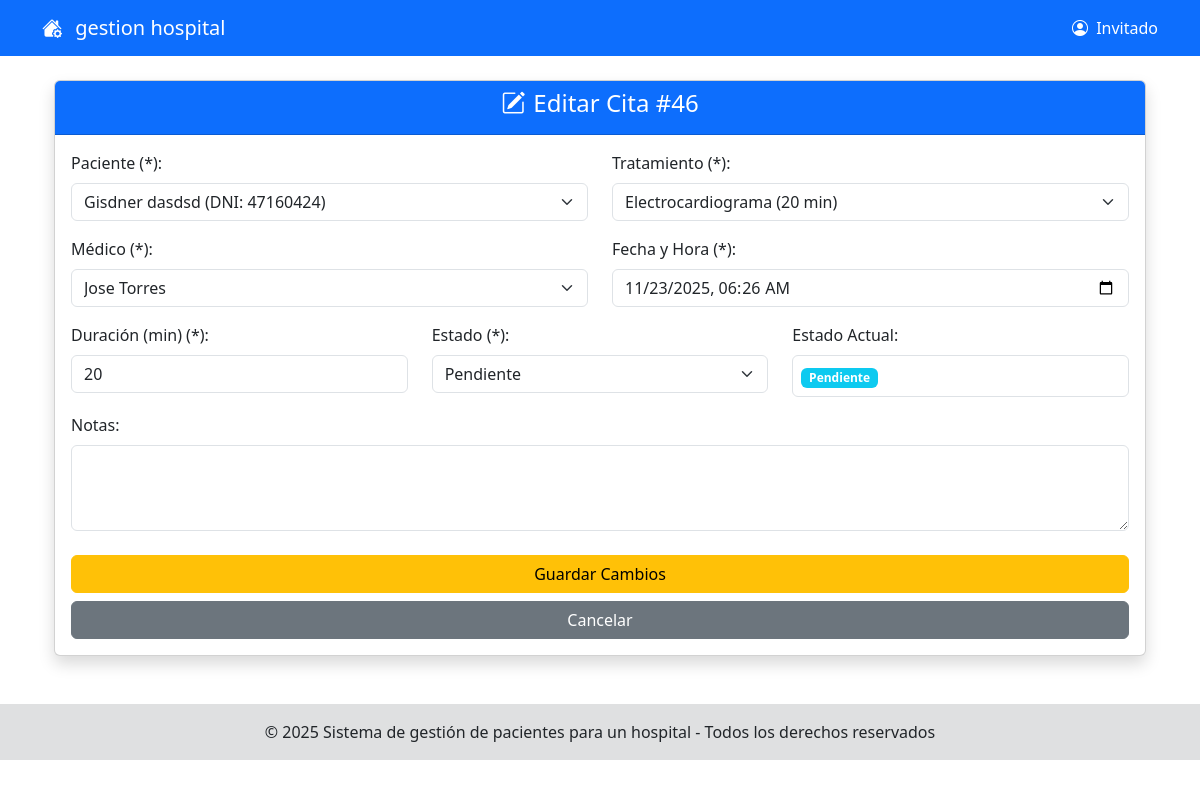
Screenshot of /modeloRol/recepcion/gestionProgramarCitas/editarCitas/indexEditarCitas.php?id=46 with the database file from the repository.
### tables this page shows
CREATE TABLE `citas` (
  `id_cita` int(11) NOT NULL,
  `id_paciente` int(11) NOT NULL,
  `id_tratamiento` int(11) NOT NULL,
  `id_medico` int(11) DEFAULT NULL,
  `fecha_hora` datetime NOT NULL,
  `duracion` int(11) DEFAULT 30 COMMENT 'Duración en minutos',
  `estado` enum('Pendiente','Confirmada','Completada','Cancelada','No asistió') DEFAULT 'Pendiente',
  `notas` text DEFAULT NULL,
  `recordatorio_enviado` tinyint(1) DEFAULT 0,
  `creado_en` timestamp NOT NULL DEFAULT current_timestamp(),
  `creado_por` int(11) DEFAULT NULL COMMENT 'ID del usuario que creó la cita'
);

CREATE TABLE `tratamientos` (
  `id_tratamiento` int(11) NOT NULL,
  `nombre` varchar(50) NOT NULL,
  `id_especialidad` int(11) DEFAULT NULL,
  `descripcion` text DEFAULT NULL,
  `duracion_estimada` int(11) DEFAULT NULL COMMENT 'Duración en minutos',
  `costo` decimal(10,2) NOT NULL,
  `requisitos` text DEFAULT NULL,
  `activo` tinyint(1) DEFAULT 1,
  `creado_en` timestamp NOT NULL DEFAULT current_timestamp()
);

### modeloRol/recepcion/gestionProgramarCitas/editarCitas/indexEditarCitas.php (called while the page is built)
<?php
include_once('./formEditarCitas.php');
$obj = new formEditarCitas();
$obj->formEditarCitasShow();
?>

### modelo/CitasDAO.php (called while the page is built, shortened)
<?php
include_once('conexion.php');
class CitasDAO
{
    private $connection;
    public function __construct()
    {
        $this->connection = Conexion::getInstancia()->getConnection();
    }
    public function obtenerCitaPorId($idCita)
    {
        $sql = "SELECT * FROM citas WHERE id_cita = ?";
        $stmt = $this->connection->prepare($sql);
        $stmt->bind_param("i", $idCita);
        $stmt->execute();
        $resultado = $stmt->get_result();
        $cita = $resultado->fetch_assoc();
        return $cita;
    }
}
class EntidadesDAO
{
    private $connection;
    public function __construct()
    {
        $this->connection = Conexion::getInstancia()->getConnection();
    }
    public function obtenerTratamientosActivos()
    {
        $sql = "SELECT id_tratamiento, nombre, duracion_estimada FROM tratamientos WHERE activo = 1";
        $resultado = $this->connection->query($sql);
        return $resultado ? $resultado->fetch_all(MYSQLI_ASSOC) : [];
    }
    public function obtenerMedicosDisponibles()
    {
        $sql = "SELECT m.id_medico, CONCAT(u.nombre, ' ', u.apellido_paterno) AS nombre_completo
                FROM medicos m
                JOIN usuarios u ON m.id_usuario = u.id_usuario
                WHERE u.activo = 1
                ORDER BY u.apellido_paterno, u.nombre";
        $resultado = $this->connection->query($sql);
        return $resultado ? $resultado->fetch_all(MYSQLI_ASSOC) : [];
    }
public function obtenerPacientesDisponibles()
{
    $sql = "SELECT p.id_paciente, p.dni, CONCAT(u.nombre, ' ', u.apellido_paterno) AS nombre_completo
            FROM pacientes p
            JOIN usuarios u ON p.id_usuario = u.id_usuario
            WHERE u.activo = 1
            ORDER BY u.apellido_paterno, u.nombre";
    $resultado = $this->connection->query($sql);
    return $resultado ? $resultado->fetch_all(MYSQLI_ASSOC) : [];
}
}
?>

### modelo/conexion.php (called while the page is built, shortened)
<?php
class Conexion
{
    private static $instancia = null;
    private $connection;
    private $host = 'localhost';
    private $user = 'root';
    private $pass = '';
    private $dbName = 'opipitaltrabajo';
    private function __construct()
    {
        $this->connection = new mysqli($this->host, $this->user, $this->pass, $this->dbName);
        $this->connection->set_charset("utf8");
    }
    public static function getInstancia()
    {
        if (self::$instancia === null) {
            self::$instancia = new Conexion();
        }
        return self::$instancia;
    }
    public function getConnection()
    {
        return $this->connection;
    }
}
?>

### modeloRol/recepcion/gestionProgramarCitas/editarCitas/formEditarCitas.php (the view, shortened to what this page needs)
<?php
include_once('../../../../shared/pantalla.php');
include_once('../../../../modelo/CitasDAO.php');
class PendienteState implements CitaDisplayState {
    public function getBadgeClass(): string { return 'badge bg-info'; }
    public function getHeaderClass(): string { return 'bg-primary'; }
}
class CitaStateContext {
    private CitaDisplayState $state;
    public function __construct(string $estado) {
        switch ($estado) {
            default:
                $this->state = new PendienteState();
                break;
        }
    }
    public function getBadge(string $estado): string {
        return '<span class="' . $this->state->getBadgeClass() . '">' . htmlspecialchars($estado) . '</span>';
    }
    public function getHeaderColor(): string {
        return $this->state->getHeaderClass();
    }
}
class formEditarCitas extends pantalla
{
    public function formEditarCitasShow()
    {
        $idCita = $_GET['id'] ?? null;
        $objCita = new CitasDAO();
        $objEntidad = new EntidadesDAO();
        $cita = $objCita->obtenerCitaPorId($idCita);
        $pacientes = $objEntidad->obtenerPacientesDisponibles();
        $tratamientos = $objEntidad->obtenerTratamientosActivos();
        $medicos = $objEntidad->obtenerMedicosDisponibles();
        $this->renderFormulario($cita, $pacientes, $tratamientos, $medicos);
    }
    protected function renderFormulario($cita, $pacientes, $tratamientos, $medicos)
    {
        $fechaHoraLocal = date('Y-m-d\TH:i', strtotime($cita['fecha_hora']));
        $estados = ['Pendiente', 'Confirmada', 'Completada', 'Cancelada', 'No asistió'];
        $iteratorEstados = new AuxiliarIterator($estados);
        $stateContext = new CitaStateContext($cita['estado']);
?>
<div class="container mt-4">
    <div class="card shadow">
        <div class="card-header <?php echo $stateContext->getHeaderColor(); ?> text-white text-center">
            <h4><i class="bi bi-pencil-square me-2"></i>Editar Cita #<?php echo htmlspecialchars($cita['id_cita']); ?></h4>
        </div>
        <div class="card-body">
            <form action="./getEditarCitas.php" method="POST">
                <div class="row">
                    <div class="col-md-6 mb-3">
                        <label for="idPaciente" class="form-label">Paciente (*):</label>
                        <select class="form-select" id="idPaciente" name="idPaciente" required>
                            <?php foreach ($pacientes as $p) { ?>
                                <option value="<?php echo htmlspecialchars($p['id_paciente']); ?>" <?php echo ($cita['id_paciente'] == $p['id_paciente']) ? 'selected' : ''; ?>>
                                    <?php echo htmlspecialchars($p['nombre_completo'] . ' (DNI: ' . $p['dni'] . ')'); ?>
                                </option>
                            <?php } ?>
                        </select>
                    </div>
                    <div class="col-md-6 mb-3">
                        <label for="idTratamiento" class="form-label">Tratamiento (*):</label>
                        <select class="form-select" id="idTratamiento" name="idTratamiento" required>
                            <?php foreach ($tratamientos as $t) { ?>
                                <option value="<?php echo htmlspecialchars($t['id_tratamiento']); ?>" data-duracion="<?php echo htmlspecialchars($t['duracion_estimada']); ?>" <?php echo ($cita['id_tratamiento'] == $t['id_tratamiento']) ? 'selected' : ''; ?>>
                                    <?php echo htmlspecialchars($t['nombre'] . ' (' . $t['duracion_estimada'] . ' min)'); ?>
                                </option>
                            <?php } ?>
                        </select>
                    </div>
                </div>
                <div class="row">
                    <div class="col-md-6 mb-3">
                        <label for="idMedico" class="form-label">Médico (*):</label>
                        <select class="form-select" id="idMedico" name="idMedico" required>
                            <?php foreach ($medicos as $m) { ?>
                                <option value="<?php echo htmlspecialchars($m['id_medico']); ?>" <?php echo ($cita['id_medico'] == $m['id_medico']) ? 'selected' : ''; ?>>
                                    <?php echo htmlspecialchars($m['nombre_completo']); ?>
                                </option>
                            <?php } ?>
                        </select>
                    </div>
                    <div class="col-md-6 mb-3">
                        <label for="fechaHora" class="form-label">Fecha y Hora (*):</label>
                        <input type="datetime-local" class="form-control" id="fechaHora" name="fechaHora" value="<?php echo htmlspecialchars($fechaHoraLocal); ?>" required>
                    </div>
                </div>
                <div class="row">
                    <div class="col-md-4 mb-3">
                        <label for="duracion" class="form-label">Duración (min) (*):</label>
                        <input type="number" class="form-control" id="duracion" name="duracion" value="<?php echo htmlspecialchars($cita['duracion']); ?>" min="5" required>
                    </div>
                    <div class="col-md-4 mb-3">
                        <label for="estado" class="form-label">Estado (*):</label>
                        <select class="form-select" id="estado" name="estado" required>
                            <?php
                            foreach ($iteratorEstados as $e) {
                                $selected = ($cita['estado'] == $e) ? 'selected' : '';
                            ?>
                                <option value="<?php echo htmlspecialchars($e); ?>" <?php echo $selected; ?>>
                                    <?php echo htmlspecialchars($e); ?>
                                </option>
                            <?php } ?>
                        </select>
                    </div>
                    <div class="col-md-4 mb-3">
                        <label for="creadoEn" class="form-label">Estado Actual:</label>
                        <div class="p-2 border rounded">
                            <?php echo $stateContext->getBadge($cita['estado']); ?>
                        </div>
                    </div>
                </div>
                <div class="mb-3">
                    <label for="notas" class="form-label">Notas:</label>
                    <textarea class="form-control" id="notas" name="notas" rows="3"><?php echo htmlspecialchars($cita['notas'] ?? ''); ?></textarea>
                </div>
                <div class="d-grid gap-2 mt-4">
                    <button type="submit" name="btnEditar" class="btn btn-warning">Guardar Cambios</button>
                    <a href="../indexCita.php" class="btn btn-secondary">Cancelar</a>
                </div>
            </form>
        </div>
    </div>
</div>
<?php
    }
}
?>

### rows the page displays
citas: id_cita "46", idPaciente "Gisdner dasdsd (DNI: 47160424)", idTratamiento "Electrocardiograma (20 min)", idMedico "Jose Torres", fechaHora "11/23/2025 06:26", duracion "20", estado "Pendiente"

### other values shown
$_SESSION['login'] "Invitado"
form field estado "Pendiente"
